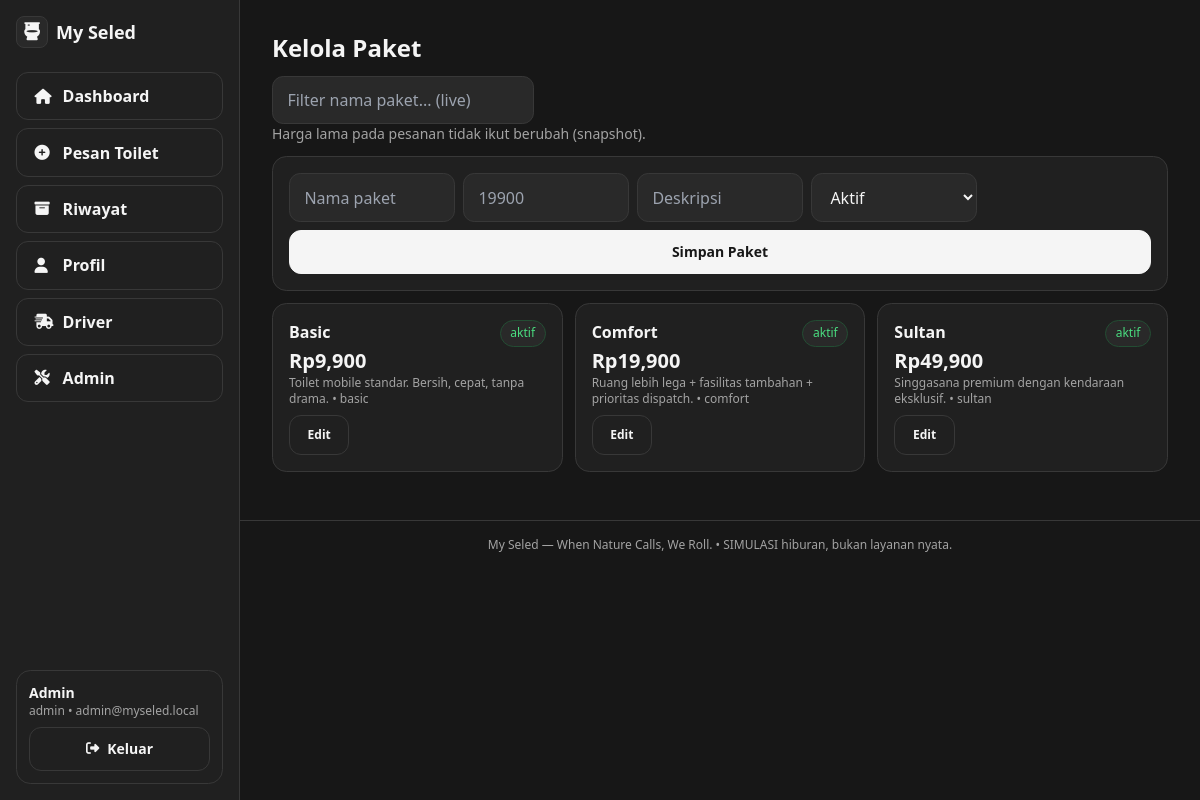
Page /admin/packages (signed in) on the committed database.
### tables this page shows
CREATE TABLE users (
  id INTEGER PRIMARY KEY AUTOINCREMENT,
  name TEXT NOT NULL,
  username TEXT NOT NULL UNIQUE,
  email TEXT NOT NULL UNIQUE,
  phone TEXT,
  password_hash TEXT NOT NULL,
  role TEXT NOT NULL DEFAULT 'user' CHECK(role IN ('user','driver','admin')),
  is_active INTEGER NOT NULL DEFAULT 1,
  is_online INTEGER NOT NULL DEFAULT 0,
  failed_logins INTEGER NOT NULL DEFAULT 0,
  locked_until TEXT,
  created_at TEXT NOT NULL,
  updated_at TEXT NOT NULL
);

CREATE TABLE packages (
  id INTEGER PRIMARY KEY AUTOINCREMENT,
  name TEXT NOT NULL,
  slug TEXT NOT NULL UNIQUE,
  description TEXT,
  price INTEGER NOT NULL CHECK(price >= 0),
  features_json TEXT NOT NULL DEFAULT '[]',
  is_active INTEGER NOT NULL DEFAULT 1,
  sort_order INTEGER NOT NULL DEFAULT 0,
  created_at TEXT NOT NULL,
  updated_at TEXT NOT NULL
);

### app/Core/Controller.php (called while the page is built, shortened)
<?php
class Controller
{
    protected function view(string $page, array $data = [], string $layout = 'app'): void
    {
        View::render($page, $data, $layout);
    }
}

### app/Controllers/AdminController.php (called while the page is built, shortened)
<?php
class AdminController extends Controller
{
    public function packages(array $p = []): void
    {
        $pdo = Database::connection();
        $packages = $pdo->query('SELECT * FROM packages ORDER BY price ASC')->fetchAll();
        $this->view('admin/packages', ['title' => 'Kelola Paket', 'packages' => $packages], 'app');
    }
}

### public/index.php (called while the page is built, shortened)
<?php
$router = new Router();
$uri = parse_url($_SERVER['REQUEST_URI'] ?? '/', PHP_URL_PATH) ?: '/';
$router->dispatch($_SERVER['REQUEST_METHOD'] ?? 'GET', $uri);

### app/Core/Database.php (called while the page is built, shortened)
<?php
class Database
{
    private static ?PDO $pdo = null;
    public static function connection(): PDO
    {
        if (self::$pdo instanceof PDO) {
            return self::$pdo;
        }
        $cfg = require BASE_PATH . '/config/database.php';
        $pdo = new PDO($cfg['dsn'], null, null, $cfg['options']);
        $pdo->exec('PRAGMA foreign_keys = ON');
        $pdo->exec('PRAGMA journal_mode = WAL');
        $pdo->exec('PRAGMA busy_timeout = 5000');
        self::$pdo = $pdo;
        return $pdo;
    }
}

### app/Models/User.php (called while the page is built, shortened)
<?php
class User
{
    public static function findById(int $id): ?array
    {
        $st = Database::connection()->prepare('SELECT * FROM users WHERE id = ? LIMIT 1');
        $st->execute([$id]);
        $r = $st->fetch();
        return $r ?: null;
    }
}

### app/Core/Auth.php (called while the page is built, shortened)
<?php
class Auth
{
    public static function user(): ?array
    {
        return User::findById((int)$_SESSION['user_id']);
    }
}

### pages/admin/packages.php (the view, shortened to what this page needs)
<div data-vue-table-filter>
<h1 class="text-2xl font-bold">Kelola Paket</h1>
<div class="flex gap-2 mt-3"><input data-filter-input class="input !w-auto" placeholder="Filter nama paket... (live)"></div>
<p class="muted text-sm">Harga lama pada pesanan tidak ikut berubah (snapshot).</p>
<div class="card p-4 mt-3">
  <form method="POST" action="/admin/packages/save" class="grid md:grid-cols-5 gap-2"><?= \App\Core\Csrf::field() ?>
    <input type="hidden" name="id" id="p-id"><input name="name" id="p-name" class="input" placeholder="Nama paket" required><input name="price" id="p-price" type="number" min="0" class="input" placeholder="19900" required><input name="description" id="p-desc" class="input" placeholder="Deskripsi"><select name="is_active" class="select"><option value="1">Aktif</option><option value="0">Nonaktif</option></select>
    <button class="btn btn-primary text-sm md:col-span-5">Simpan Paket</button>
  </form>
</div>
<div class="grid md:grid-cols-3 gap-3 mt-3" data-filter-list><?php foreach ($packages as $pkg): ?>
  <div class="card p-4" data-filter-text="<?= View::e($pkg['name'] . ' ' . $pkg['description']) ?>"><div class="flex justify-between"><strong><?= View::e($pkg['name']) ?></strong><span class="badge <?= (int)$pkg['is_active'] === 1 ? 'badge-green' : 'badge-red' ?>"><?= (int)$pkg['is_active'] === 1 ? 'aktif' : 'mati' ?></span></div><div class="text-xl font-extrabold">Rp<?= number_format($pkg['price']) ?></div><div class="muted text-xs"><?= View::e($pkg['description']) ?> • <?= View::e($pkg['slug']) ?></div>
  <button class="btn btn-ghost text-xs mt-2" onclick="document.getElementById('p-id').value='<?= (int)$pkg['id'] ?>';document.getElementById('p-name').value='<?= View::e($pkg['name']) ?>';document.getElementById('p-price').value='<?= (int)$pkg['price'] ?>';document.getElementById('p-desc').value='<?= View::e($pkg['description']) ?>';window.scrollTo({top:0,behavior:'smooth'})">Edit</button></div>
<?php endforeach; ?></div>
</div>

### app/Core/Router.php (shortened to what this page needs)
<?php
class Router
{
    private array $routes = [];
    public function add(string|array $methods, string $pattern, callable|array $handler, array $middleware = []): void
    {
        $methods = array_map('strtoupper', (array)$methods);
        [$regex, $params] = $this->compile($pattern);
        foreach ($methods as $m) {
            $this->routes[$m][] = [
                'pattern' => $pattern,
                'regex' => $regex,
                'params' => $params,
                'handler' => $handler,
                'middleware' => $middleware,
            ];
        }
    }
    private function compile(string $pattern): array
    {
        $params = [];
        $regex = preg_replace_callback('#\{(\w+)\}#', function ($mm) use (&$params) {
            $params[] = $mm[1];
            return '([^/]+)';
        }, $pattern);
        return ['#^' . $regex . '$#', $params];
    }
    public function dispatch(string $method, string $path): void
    {
        $method = strtoupper($method);
        $routes = $this->routes[$method] ?? [];
        foreach ($routes as $r) {
            if (preg_match($r['regex'], $path, $matches)) {
                array_shift($matches);
                $params = [];
                $this->callHandler($r['handler'], $params);
                return;
            }
        }
    }
    private function callHandler(callable|array $handler, array $params): void
    {
        [$class, $method] = $handler;
        $obj = new $class();
        $obj->$method($params);
    }
}

### components/layouts/app.php (shortened to what this page needs)
<?php
$user = \App\Core\Auth::user();
?>
<!DOCTYPE html>
<html lang="id">
<head>
<script src="https://cdn.tailwindcss.com"></script>
<link rel="stylesheet" href="/assets/css/custom.css">
<link rel="stylesheet" href="https://unpkg.com/leaflet@1.9.4/dist/leaflet.css">
<link rel="stylesheet" href="https://cdnjs.cloudflare.com/ajax/libs/font-awesome/6.5.2/css/all.min.css">
</head>
<body class="min-h-screen">
<div class="flex min-h-screen">
  <aside class="sidebar-desktop w-60 shrink-0 border-r border-[#383838] bg-[#202020] p-4 hidden md:flex flex-col gap-2">
    <a href="<?= $user ? '/home' : '/' ?>" class="flex items-center gap-2 font-extrabold text-lg mb-4"><span class="w-8 h-8 inline-flex items-center justify-center rounded-lg bg-[#292929] border border-[#383838]"><i class="fa-solid fa-toilet"></i></span> My Seled</a>
    <?php if ($user): ?>
      <a href="/home" class="btn btn-ghost justify-start"><i class="fa-solid fa-house w-5"></i> Dashboard</a>
      <a href="/order" class="btn btn-ghost justify-start"><i class="fa-solid fa-circle-plus w-5"></i> Pesan Toilet</a>
      <a href="/orders" class="btn btn-ghost justify-start"><i class="fa-solid fa-box-archive w-5"></i> Riwayat</a>
      <a href="/profile" class="btn btn-ghost justify-start"><i class="fa-solid fa-user w-5"></i> Profil</a>
      <?php if (in_array($user['role'], ['driver','admin'])): ?><a href="/driver" class="btn btn-ghost justify-start"><i class="fa-solid fa-truck-fast w-5"></i> Driver</a><?php endif; ?>
      <?php if ($user['role']==='admin'): ?><a href="/admin" class="btn btn-ghost justify-start"><i class="fa-solid fa-screwdriver-wrench w-5"></i> Admin</a><?php endif; ?>
      <div class="mt-auto card p-3 text-sm"><div class="font-semibold"><?= View::e($user['name']) ?></div><div class="muted text-xs"><?= View::e($user['role']) ?> • <?= View::e($user['email']) ?></div><a href="/logout" class="btn btn-ghost w-full mt-2 text-sm"><i class="fa-solid fa-right-from-bracket"></i> Keluar</a></div>
    <?php else: ?>
      <a href="/" class="btn btn-ghost justify-start">Beranda</a>
      <a href="/login" class="btn btn-ghost justify-start">Masuk</a>
      <a href="/register" class="btn btn-primary justify-start">Daftar</a>
    <?php endif; ?>
  </aside>
  <div class="flex-1 min-w-0">
    <main class="p-4 md:p-8 max-w-5xl mx-auto pb-24 md:pb-12">
      <?= $content ?? '' ?>
    </main>
    <footer class="border-t border-[#383838] p-4 text-center muted text-xs">My Seled — When Nature Calls, We Roll. • SIMULASI hiburan, bukan layanan nyata.</footer>
  </div>
</div>
</body>
</html>

### public/assets/css/custom.css (style rules this page uses)
:root { --bg: #171717; --surface: #202020; --surface2: #292929; --border: #383838; --text: #F5F5F5; --muted: #A3A3A3; --accent: #D4D4D4; --success: #4ADE80; --warning: #FBBF24; --error: #F87171; }
html, body { background: var(--bg); color: var(--text); }
body { font-family: ui-sans-serif, system-ui, -apple-system, "Segoe UI", Roboto, Inter, Arial, sans-serif; }
.card { background: var(--surface); border: 1px solid var(--border); border-radius: 0.9rem; }
.muted { color: var(--muted); }
.btn { display: inline-flex; align-items: center; justify-content: center; gap: .5rem; font-weight: 600; border-radius: .75rem; padding: .7rem 1.1rem; border: 1px solid var(--border); transition: all .15s ease; }
.btn-primary { background: var(--text); color: #171717; border-color: var(--text); }
.btn-ghost { background: transparent; color: var(--text); }
.input, .select, .textarea { width: 100%; background: var(--surface2); border: 1px solid var(--border); color: var(--text); border-radius: .7rem; padding: .7rem .9rem; }
.badge { display: inline-flex; align-items: center; padding: .2rem .6rem; border-radius: 999px; font-size: .75rem; border: 1px solid var(--border); background: var(--surface2); }
.badge-green { color: var(--success); border-color: #234d33; }
.btn .fa-solid, .btn .fa-regular { font-size: .95em; }

### rows in the picture
users: name "Admin", role "admin", email "admin@myseled.local"
packages: name "Basic", is_active "aktif", price "9,900", description "Toilet mobile standar. Bersih, cepat, tanpa drama.", slug "basic"
packages: name "Comfort", is_active "aktif", price "19,900", description "Ruang lebih lega + fasilitas tambahan + prioritas dispatch.", slug "comfort"
packages: name "Sultan", is_active "aktif", price "49,900", description "Singgasana premium dengan kendaraan eksklusif.", slug "sultan"
